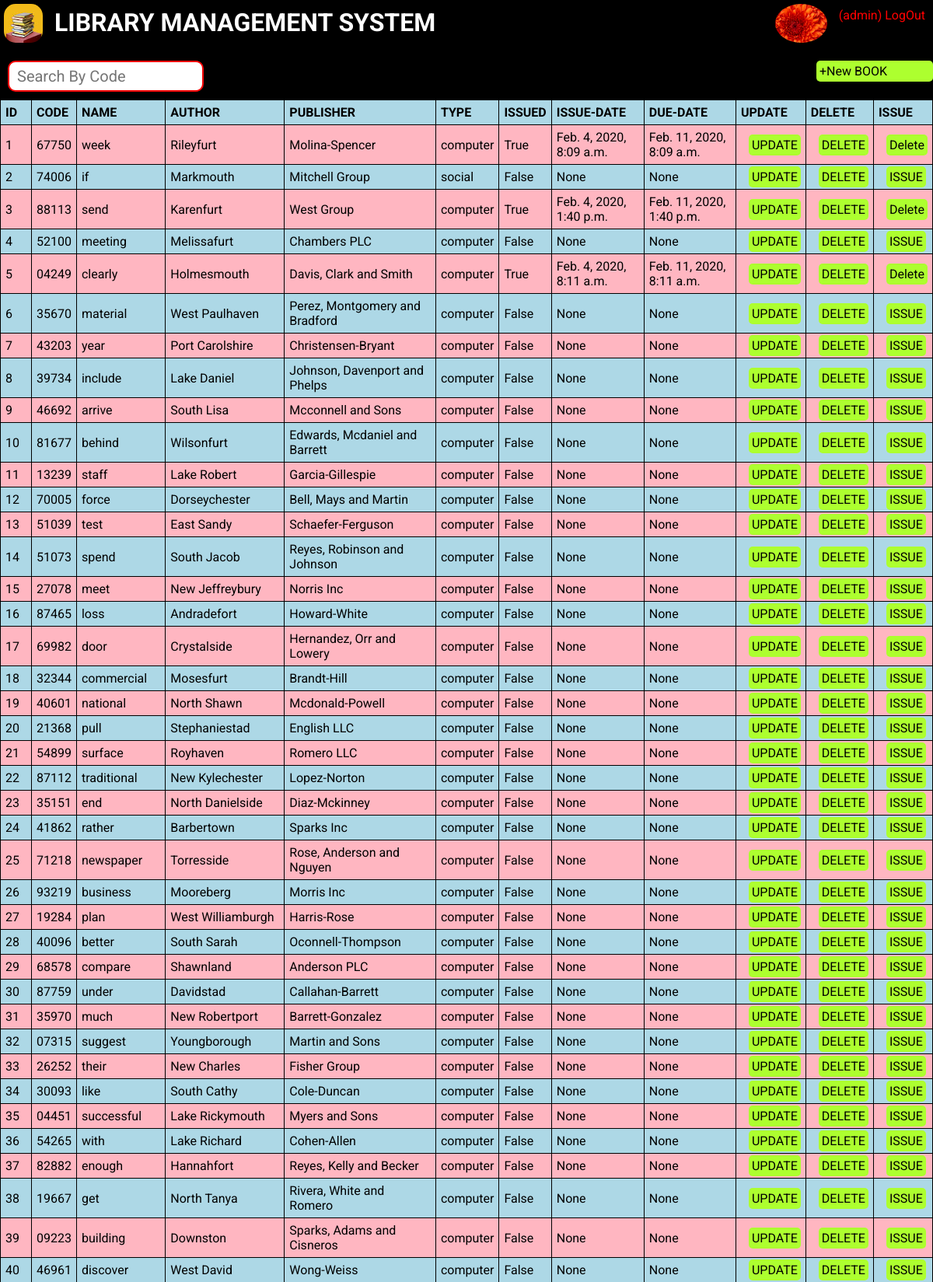
Screenshot of /book_display/ (signed in, upper part) with the database file from the repository.
### app/models.py (models this page shows, shortened)
class User(AbstractUser):
    phone=models.PositiveIntegerField(blank=True,null=True)
    email=models.EmailField(blank=True,null=True)
    picture=models.ImageField(upload_to="profile",default="none.jpg",blank=True,null=True)
    address=models.TextField(blank=True,null=True)
    slug=models.SlugField(unique=True)

class Book(models.Model):
    code=models.CharField(max_length=20,unique=True,blank=False)
    name=models.CharField(max_length=20)
    author=models.CharField(max_length=20)
    publisher=models.CharField(max_length=20)
    type=models.CharField(max_length=20,choices=types,default='computer')
    issued=models.BooleanField(default=False)
    issue_date=models.DateTimeField(blank=True,null=True,default=None)
    due_date=models.DateTimeField(blank=True,null=True,default=None)
    slug=models.SlugField(unique=True,max_length=100)

### app/views.py (the view)
# urls.py: path("book_display/",book_display,name="book_display"),
@login_required()
def book_display(request):
    books=Book.objects.all()
    context={
        'books':books,
        }
    return render(request,"app/books.html",context)

### app/templates/app/books.html (shortened to what this page needs)
{%extends 'app/base.html' %}
{%load static%}
{%block head%}
    <header>
      <h1><img src="{%static 'app/img/logo.jpg' %}" style="padding:5px;border-radius:20px;height:60px;"alt="logo"><a href="/">LIBRARY MANAGEMENT SYSTEM</a></h1>
      {%if user.is_authenticated %}
      <a id="logout" style="text-decoration: none;color:red;" href="{%url 'app:logout_view'%}">
        <p>({{request.user.username}}) LogOut</p></a>
        <img src="{{request.user.picture.url}}" style="padding:5px;float:right;border-radius:100%;height:60px;"alt="profile_pic">
      <br>
      <input id="search-input" onkeyup="search()" style="padding:10px;font-size:20px;border-radius:10px;height:40px;margin:10px;outline: none;border:solid red 2px;"type="search" placeholder="Search By Code">
      {%if user.is_authenticated and user.is_superuser %}
      <a class="btn-link" style="margin-top:10px;" href="{%url 'app:new_book_page'%}">+New BOOK</a>
      {%endif%}
      {%endif%}
    </header>
    {%endblock%}
{%block content%}
<table id="my-table">
    <tr>
        <th>ID</th>
        <th>CODE</th>
        <th>NAME</th>
        <th>AUTHOR</th>
        <th>PUBLISHER</th>
        <th>TYPE</th>
        <th>ISSUED</th>
        <th>ISSUE-DATE</th>
        <th>DUE-DATE</th>
        {%if user.is_authenticated and user.is_superuser %}
        <th>UPDATE</th>
        <th>DELETE</th>
        <th>ISSUE</th>
        {%endif%}
      </tr>
    {%for book in books%}
    <tr>
      <td>{{forloop.counter}}</td>
        <td>{{book.code}}</td>
        <td>{{book.name}}</td>
        <td>{{book.author}}</td>
        <td>{{book.publisher}}</td>
        <td>{{book.type}}</td>
        <td>{{book.issued}}</td>
        <td>{{book.issue_date}}</td>
        <td>{{book.due_date}}</td>
        {%if user.is_authenticated and user.is_superuser %}
        <td><a class="btn-link" href="{%url 'app:update_page' book.slug %}">UPDATE</a></td>
        <td><a class="btn-link" href="{%url 'app:del_page' book.slug %}">DELETE</a></td>
        {%if book.issued%}
        <td><a class="btn-link" href="{%url 'app:del_issue_page' book.slug %}">Delete</a></td>
        {%else%}
        <td><a class="btn-link" href="{%url 'app:issue_page' book.slug %}">ISSUE</a></td>
        {%endif%}
        {%endif%}
    </tr>
    {%endfor%}
  </table>
{%endblock%}

### app/static/app/css/style.css (style rules this page uses)
* { margin: 0px; padding: 0px; -webkit-box-sizing: border-box; box-sizing: border-box; font-family: 'Roboto', sans-serif; }
body { background-size: cover; }
header { background-color: black; }
header h1 { display: inline-block; }
header a { padding: 10px; float: right; color: white; text-decoration: none; }
.btn-link { width: 150px; margin-left: 10px; padding: 4px; border-radius: 5px; color: black; background-color: greenyellow; -webkit-transition: background-color 2s,color 1s; transition: background-color 2s,color 1s; text-decoration: none; }
table { font-family: arial, sans-serif; border-collapse: collapse; width: 100%; background-color: lightblue; overflow: auto; }
table td, table th { border: 1px solid black; text-align: left; padding: 6px; overflow: hidden; }
table tr:nth-child(even) { background-color: lightpink; }

### rows the page displays
User: user.username "admin", user.picture (picture)
Book: code "67750", name "week", author "Rileyfurt", publisher "Molina-Spencer", type "computer", issued "True", issue_date "Feb. 4, 2020, 8:09 a.m.", due_date "Feb. 11, 2020, 8:09 a.m.", shows "Delete"
Book: code "74006", name "if", author "Markmouth", publisher "Mitchell Group", type "social", issued "False", issue_date "None", due_date "None", shows "ISSUE"
Book: code "88113", name "send", author "Karenfurt", publisher "West Group", type "computer", issued "True", issue_date "Feb. 4, 2020, 1:40 p.m.", due_date "Feb. 11, 2020, 1:40 p.m.", shows "Delete"
Book: code "52100", name "meeting", author "Melissafurt", publisher "Chambers PLC", type "computer", issued "False", issue_date "None", due_date "None", shows "ISSUE"
Book: code "04249", name "clearly", author "Holmesmouth", publisher "Davis, Clark and Smith", type "computer", issued "True", issue_date "Feb. 4, 2020, 8:11 a.m.", due_date "Feb. 11, 2020, 8:11 a.m.", shows "Delete"
Book: code "35670", name "material", author "West Paulhaven", publisher "Perez, Montgomery and Bradford", type "computer", issued "False", issue_date "None", due_date "None", shows "ISSUE"
Book: code "43203", name "year", author "Port Carolshire", publisher "Christensen-Bryant", type "computer", issued "False", issue_date "None", due_date "None", shows "ISSUE"
Book: code "39734", name "include", author "Lake Daniel", publisher "Johnson, Davenport and Phelps", type "computer", issued "False", issue_date "None", due_date "None", shows "ISSUE"
Book: code "46692", name "arrive", author "South Lisa", publisher "Mcconnell and Sons", type "computer", issued "False", issue_date "None", due_date "None", shows "ISSUE"
Book: code "81677", name "behind", author "Wilsonfurt", publisher "Edwards, Mcdaniel and Barrett", type "computer", issued "False", issue_date "None", due_date "None", shows "ISSUE"
Book: code "13239", name "staff", author "Lake Robert", publisher "Garcia-Gillespie", type "computer", issued "False", issue_date "None", due_date "None", shows "ISSUE"
Book: code "70005", name "force", author "Dorseychester", publisher "Bell, Mays and Martin", type "computer", issued "False", issue_date "None", due_date "None", shows "ISSUE"
Book: code "51039", name "test", author "East Sandy", publisher "Schaefer-Ferguson", type "computer", issued "False", issue_date "None", due_date "None", shows "ISSUE"
Book: code "51073", name "spend", author "South Jacob", publisher "Reyes, Robinson and Johnson", type "computer", issued "False", issue_date "None", due_date "None", shows "ISSUE"
Book: code "27078", name "meet", author "New Jeffreybury", publisher "Norris Inc", type "computer", issued "False", issue_date "None", due_date "None", shows "ISSUE"
Book: code "87465", name "loss", author "Andradefort", publisher "Howard-White", type "computer", issued "False", issue_date "None", due_date "None", shows "ISSUE"
Book: code "69982", name "door", author "Crystalside", publisher "Hernandez, Orr and Lowery", type "computer", issued "False", issue_date "None", due_date "None", shows "ISSUE"
Book: code "32344", name "commercial", author "Mosesfurt", publisher "Brandt-Hill", type "computer", issued "False", issue_date "None", due_date "None", shows "ISSUE"
Book: code "40601", name "national", author "North Shawn", publisher "Mcdonald-Powell", type "computer", issued "False", issue_date "None", due_date "None", shows "ISSUE"
Book: code "21368", name "pull", author "Stephaniestad", publisher "English LLC", type "computer", issued "False", issue_date "None", due_date "None", shows "ISSUE"
Book: code "54899", name "surface", author "Royhaven", publisher "Romero LLC", type "computer", issued "False", issue_date "None", due_date "None", shows "ISSUE"
Book: code "87112", name "traditional", author "New Kylechester", publisher "Lopez-Norton", type "computer", issued "False", issue_date "None", due_date "None", shows "ISSUE"
Book: code "35151", name "end", author "North Danielside", publisher "Diaz-Mckinney", type "computer", issued "False", issue_date "None", due_date "None", shows "ISSUE"
Book: code "41862", name "rather", author "Barbertown", publisher "Sparks Inc", type "computer", issued "False", issue_date "None", due_date "None", shows "ISSUE"
Book: code "71218", name "newspaper", author "Torresside", publisher "Rose, Anderson and Nguyen", type "computer", issued "False", issue_date "None", due_date "None", shows "ISSUE"
Book: code "93219", name "business", author "Mooreberg", publisher "Morris Inc", type "computer", issued "False", issue_date "None", due_date "None", shows "ISSUE"
Book: code "19284", name "plan", author "West Williamburgh", publisher "Harris-Rose", type "computer", issued "False", issue_date "None", due_date "None", shows "ISSUE"
Book: code "40096", name "better", author "South Sarah", publisher "Oconnell-Thompson", type "computer", issued "False", issue_date "None", due_date "None", shows "ISSUE"
Book: code "68578", name "compare", author "Shawnland", publisher "Anderson PLC", type "computer", issued "False", issue_date "None", due_date "None", shows "ISSUE"
Book: code "87759", name "under", author "Davidstad", publisher "Callahan-Barrett", type "computer", issued "False", issue_date "None", due_date "None", shows "ISSUE"
Book: code "35970", name "much", author "New Robertport", publisher "Barrett-Gonzalez", type "computer", issued "False", issue_date "None", due_date "None", shows "ISSUE"
Book: code "07315", name "suggest", author "Youngborough", publisher "Martin and Sons", type "computer", issued "False", issue_date "None", due_date "None", shows "ISSUE"
Book: code "26252", name "their", author "New Charles", publisher "Fisher Group", type "computer", issued "False", issue_date "None", due_date "None", shows "ISSUE"
Book: code "30093", name "like", author "South Cathy", publisher "Cole-Duncan", type "computer", issued "False", issue_date "None", due_date "None", shows "ISSUE"
Book: code "04451", name "successful", author "Lake Rickymouth", publisher "Myers and Sons", type "computer", issued "False", issue_date "None", due_date "None", shows "ISSUE"
Book: code "54265", name "with", author "Lake Richard", publisher "Cohen-Allen", type "computer", issued "False", issue_date "None", due_date "None", shows "ISSUE"
Book: code "82882", name "enough", author "Hannahfort", publisher "Reyes, Kelly and Becker", type "computer", issued "False", issue_date "None", due_date "None", shows "ISSUE"
Book: code "19667", name "get", author "North Tanya", publisher "Rivera, White and Romero", type "computer", issued "False", issue_date "None", due_date "None", shows "ISSUE"
Book: code "09223", name "building", author "Downston", publisher "Sparks, Adams and Cisneros", type "computer", issued "False", issue_date "None", due_date "None", shows "ISSUE"
Book: code "46961", name "discover", author "West David", publisher "Wong-Weiss", type "computer", issued "False", issue_date "None", due_date "None", shows "ISSUE"
